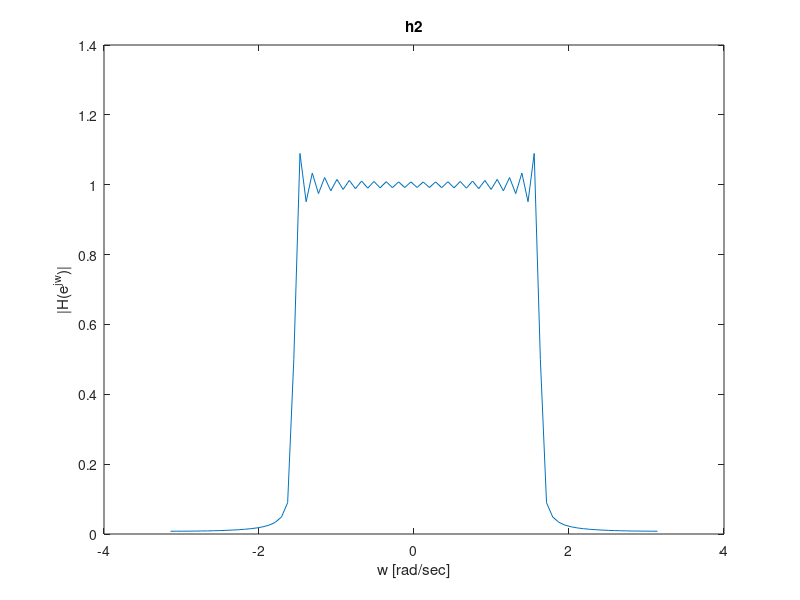
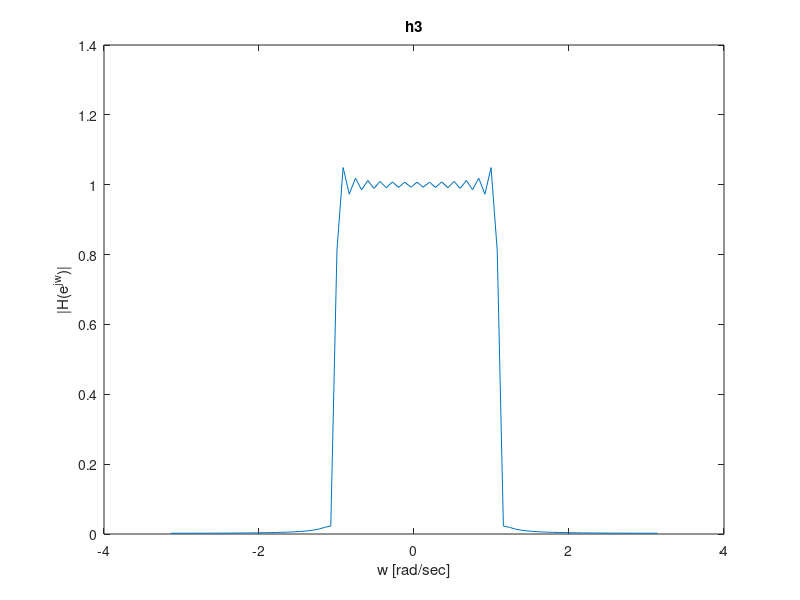
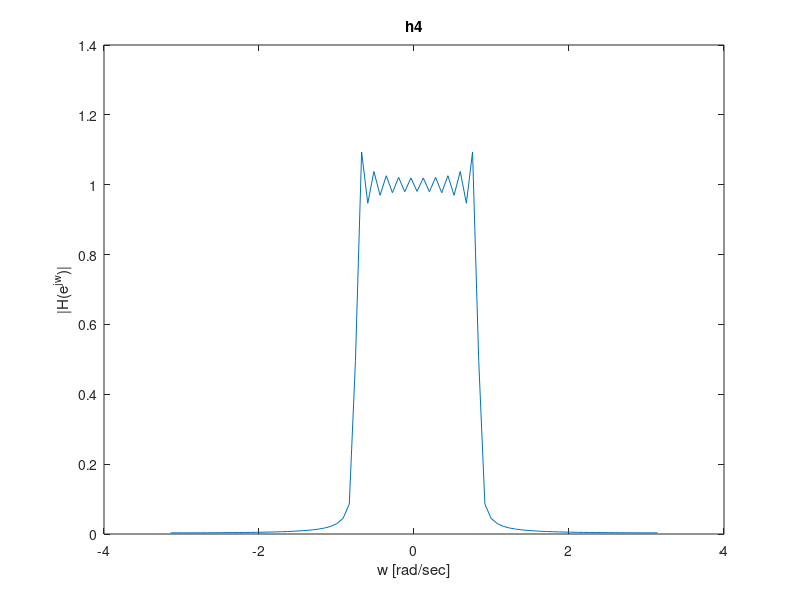
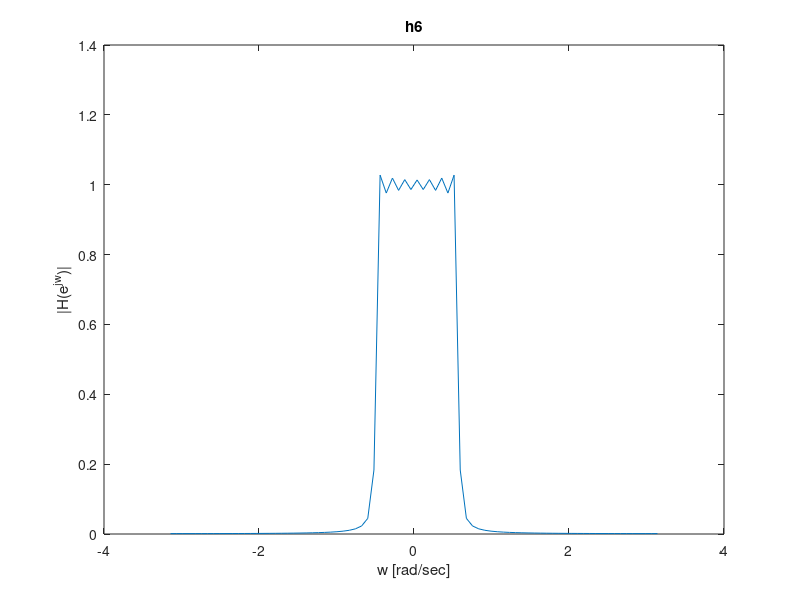

Write the MATLAB code that produced these figures, in order.
load('LPF.mat');

%Part b question a
% we will use the fft and fftshift functions to calculate all the Transfer
% functions of hi
n = length(h2);
w = linspace(-pi,pi,n);
H2 = fftshift(fft(h2));
H3 = fftshift(fft(h3));
H4 = fftshift(fft(h4));
H6 = fftshift(fft(h6));


figure
plot(w,abs(H2));
title('h2');
xlabel('w [rad/sec]');
ylabel('|H(e^{jw})|');

figure
plot(w,abs(H3));
title('h3');
xlabel('w [rad/sec]');
ylabel('|H(e^{jw})|');

figure
plot(w,abs(H4));
title('h4');
xlabel('w [rad/sec]');
ylabel('|H(e^{jw})|');

figure
plot(w,abs(H6));
title('h6');
xlabel('w [rad/sec]');
ylabel('|H(e^{jw})|');

%part b question b 
n = -10000:10000-1;
len = length(n);
w = linspace(-pi,pi,len);
x = 2*cos(3*pi*n/10).*cos(pi*n/10);
X = fftshift(fft(x));
figure
plot(w,abs(X));
title('X');
xlabel('w [rad/sec]');
ylabel('|X(e^{jw})|');
 

%part b question d
%we used the n paramter of the fft function to make Hi the same size as X
%its just adding zeros to the original vector Hi we do it 
%so we could use element by element multiplication in matlab to find the
%output Yi
H2 = fftshift(fft(h2,len));
H3 = fftshift(fft(h3,len));
H4 = fftshift(fft(h4,len));
H6 = fftshift(fft(h6,len));
Y2 = X.*H2; 
Y3 = X.*H3;
Y4 = X.*H4;
Y6 = X.*H6;

figure
plot(w,abs(Y2));
title('Y2');
xlabel('w [rad/sec]');
ylabel('|Y(e^{jw})|');

figure
plot(w,abs(Y3));
title('Y3');
xlabel('w [rad/sec]');
ylabel('|Y(e^{jw})|');

figure
plot(w,abs(Y4));
title('Y4');
xlabel('w [rad/sec]');
ylabel('|Y(e^{jw})|');


figure
plot(w,abs(Y6));
title('Y6');
xlabel('w [rad/sec]');
ylabel('|Y(e^{jw})|');


%part b question e
%we awant to use idtft to get the signal back from the Transfer function
%of the output back into the original output , we will need to use first
%the ifftshift and then the ifft (reverse order then the orser we used to
%calculate the original Transfer function
y2 = ifft(ifftshift(Y2));
y3 = ifft(ifftshift(Y3));
y4 = ifft(ifftshift(Y4));
y6 = ifft(ifftshift(Y6));


figure
plot(n,y2);
hold on
plot(n,y3);
plot(n,y4);
plot(n,y6);
plot(n,x);
hold off
xlim([-15 15]);
ylim([-1.5 2.02])
title('y2 y3 y4 y6 as compared to x');
legend('y2','y3','y4','y6','x');
xlabel('n');
ylabel('y');




